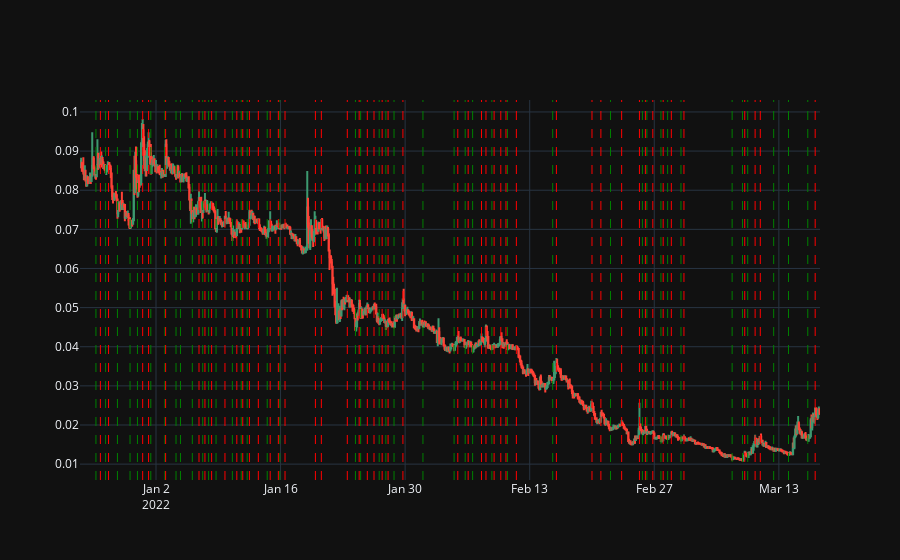

Write notebook code for a chart like this one.
### Code cell
# import plotly.express as px
import plotly.graph_objects as go


fig = go.Figure(data=[go.Candlestick(x=data.index,
                open=data['Open'],
                high=data['High'],
                low=data['Low'],
                close=data['Close'])])

for b in buy:
    fig.add_vline(x=b, line_width=1, line_dash="dash", line_color="green")
for s in sell:
    fig.add_vline(x=s, line_width=1, line_dash="dash", line_color="red")

               
fig.update_layout(template = 'plotly_dark')
fig.layout.xaxis.rangeslider.visible = False


fig.show()

### Figure 1 — Plotly figure (JSON) as saved in the notebook; plotly's stock layout.template omitted (floating-point values rounded to 4 significant figures; data arrays with more than 128 entries replaced by an {"elided": "..."} marker saying what was removed)
{"data": [{"close": {"elided": "998 float values"}, "high": {"elided": "998 float values"}, "low": {"elided": "998 float values"}, "open": {"elided": "998 float values"}, "type": "candlestick", "x": {"elided": "998 str values"}}], "layout": {"shapes": [{"line": {"color": "green", "dash": "dash", "width": 1}, "type": "line", "x0": "2021-12-26 06:00:00", "x1": "2021-12-26 06:00:00", "xref": "x", "y0": 0, "y1": 1, "yref": "y domain"}, {"line": {"color": "green", "dash": "dash", "width": 1}, "type": "line", "x0": "2021-12-27 08:00:00", "x1": "2021-12-27 08:00:00", "xref": "x", "y0": 0, "y1": 1, "yref": "y domain"}, {"line": {"color": "green", "dash": "dash", "width": 1}, "type": "line", "x0": "2021-12-28 16:00:00", "x1": "2021-12-28 16:00:00", "xref": "x", "y0": 0, "y1": 1, "yref": "y domain"}, {"line": {"color": "green", "dash": "dash", "width": 1}, "type": "line", "x0": "2021-12-30 02:00:00", "x1": "2021-12-30 02:00:00", "xref": "x", "y0": 0, "y1": 1, "yref": "y domain"}, {"line": {"color": "green", "dash": "dash", "width": 1}, "type": "line", "x0": "2021-12-30 22:00:00", "x1": "2021-12-30 22:00:00", "xref": "x", "y0": 0, "y1": 1, "yref": "y domain"}, {"line": {"color": "green", "dash": "dash", "width": 1}, "type": "line", "x0": "2022-01-01 10:00:00", "x1": "2022-01-01 10:00:00", "xref": "x", "y0": 0, "y1": 1, "yref": "y domain"}, {"line": {"color": "green", "dash": "dash", "width": 1}, "type": "line", "x0": "2022-01-03 00:00:00", "x1": "2022-01-03 00:00:00", "xref": "x", "y0": 0, "y1": 1, "yref": "y domain"}, {"line": {"color": "green", "dash": "dash", "width": 1}, "type": "line", "x0": "2022-01-04 06:00:00", "x1": "2022-01-04 06:00:00", "xref": "x", "y0": 0, "y1": 1, "yref": "y domain"}, {"line": {"color": "green", "dash": "dash", "width": 1}, "type": "line", "x0": "2022-01-04 18:00:00", "x1": "2022-01-04 18:00:00", "xref": "x", "y0": 0, "y1": 1, "yref": "y domain"}, {"line": {"color": "green", "dash": "dash", "width": 1}, "type": "line", "x0": "2022-01-06 02:00:00", "x1": "2022-01-06 02:00:00", "xref": "x", "y0": 0, "y1": 1, "yref": "y domain"}, {"line": {"color": "green", "dash": "dash", "width": 1}, "type": "line", "x0": "2022-01-07 06:00:00", "x1": "2022-01-07 06:00:00", "xref": "x", "y0": 0, "y1": 1, "yref": "y domain"}, {"line": {"color": "green", "dash": "dash", "width": 1}, "type": "line", "x0": "2022-01-07 22:00:00", "x1": "2022-01-07 22:00:00", "xref": "x", "y0": 0, "y1": 1, "yref": "y domain"}, {"line": {"color": "green", "dash": "dash", "width": 1}, "type": "line", "x0": "2022-01-08 18:00:00", "x1": "2022-01-08 18:00:00", "xref": "x", "y0": 0, "y1": 1, "yref": "y domain"}, {"line": {"color": "green", "dash": "dash", "width": 1}, "type": "line", "x0": "2022-01-10 14:00:00", "x1": "2022-01-10 14:00:00", "xref": "x", "y0": 0, "y1": 1, "yref": "y domain"}, {"line": {"color": "green", "dash": "dash", "width": 1}, "type": "line", "x0": "2022-01-11 14:00:00", "x1": "2022-01-11 14:00:00", "xref": "x", "y0": 0, "y1": 1, "yref": "y domain"}, {"line": {"color": "green", "dash": "dash", "width": 1}, "type": "line", "x0": "2022-01-12 06:00:00", "x1": "2022-01-12 06:00:00", "xref": "x", "y0": 0, "y1": 1, "yref": "y domain"}, {"line": {"color": "green", "dash": "dash", "width": 1}, "type": "line", "x0": "2022-01-14 12:00:00", "x1": "2022-01-14 12:00:00", "xref": "x", "y0": 0, "y1": 1, "yref": "y domain"}, {"line": {"color": "green", "dash": "dash", "width": 1}, "type": "line", "x0": "2022-01-15 22:00:00", "x1": "2022-01-15 22:00:00", "xref": "x", "y0": 0, "y1": 1, "yref": "y domain"}, {"line": {"color": "green", "dash": "dash", "width": 1}, "type": "line", "x0": "2022-01-24 10:00:00", "x1": "2022-01-24 10:00:00", "xref": "x", "y0": 0, "y1": 1, "yref": "y domain"}, {"line": {"color": "green", "dash": "dash", "width": 1}, "type": "line", "x0": "2022-01-25 00:00:00", "x1": "2022-01-25 00:00:00", "xref": "x", "y0": 0, "y1": 1, "yref": "y domain"}, {"line": {"color": "green", "dash": "dash", "width": 1}, "type": "line", "x0": "2022-01-27 02:00:00", "x1": "2022-01-27 02:00:00", "xref": "x", "y0": 0, "y1": 1, "yref": "y domain"}, {"line": {"color": "green", "dash": "dash", "width": 1}, "type": "line", "x0": "2022-01-27 20:00:00", "x1": "2022-01-27 20:00:00", "xref": "x", "y0": 0, "y1": 1, "yref": "y domain"}, {"line": {"color": "green", "dash": "dash", "width": 1}, "type": "line", "x0": "2022-01-28 18:00:00", "x1": "2022-01-28 18:00:00", "xref": "x", "y0": 0, "y1": 1, "yref": "y domain"}, {"line": {"color": "green", "dash": "dash", "width": 1}, "type": "line", "x0": "2022-02-01 00:00:00", "x1": "2022-02-01 00:00:00", "xref": "x", "y0": 0, "y1": 1, "yref": "y domain"}, {"line": {"color": "green", "dash": "dash", "width": 1}, "type": "line", "x0": "2022-02-04 12:00:00", "x1": "2022-02-04 12:00:00", "xref": "x", "y0": 0, "y1": 1, "yref": "y domain"}, {"line": {"color": "green", "dash": "dash", "width": 1}, "type": "line", "x0": "2022-02-05 18:00:00", "x1": "2022-02-05 18:00:00", "xref": "x", "y0": 0, "y1": 1, "yref": "y domain"}, {"line": {"color": "green", "dash": "dash", "width": 1}, "type": "line", "x0": "2022-02-06 14:00:00", "x1": "2022-02-06 14:00:00", "xref": "x", "y0": 0, "y1": 1, "yref": "y domain"}, {"line": {"color": "green", "dash": "dash", "width": 1}, "type": "line", "x0": "2022-02-08 18:00:00", "x1": "2022-02-08 18:00:00", "xref": "x", "y0": 0, "y1": 1, "yref": "y domain"}, {"line": {"color": "green", "dash": "dash", "width": 1}, "type": "line", "x0": "2022-02-10 12:00:00", "x1": "2022-02-10 12:00:00", "xref": "x", "y0": 0, "y1": 1, "yref": "y domain"}, {"line": {"color": "green", "dash": "dash", "width": 1}, "type": "line", "x0": "2022-02-15 14:00:00", "x1": "2022-02-15 14:00:00", "xref": "x", "y0": 0, "y1": 1, "yref": "y domain"}, {"line": {"color": "green", "dash": "dash", "width": 1}, "type": "line", "x0": "2022-02-22 02:00:00", "x1": "2022-02-22 02:00:00", "xref": "x", "y0": 0, "y1": 1, "yref": "y domain"}, {"line": {"color": "green", "dash": "dash", "width": 1}, "type": "line", "x0": "2022-02-25 16:00:00", "x1": "2022-02-25 16:00:00", "xref": "x", "y0": 0, "y1": 1, "yref": "y domain"}, {"line": {"color": "green", "dash": "dash", "width": 1}, "type": "line", "x0": "2022-02-26 04:00:00", "x1": "2022-02-26 04:00:00", "xref": "x", "y0": 0, "y1": 1, "yref": "y domain"}, {"line": {"color": "green", "dash": "dash", "width": 1}, "type": "line", "x0": "2022-02-27 18:00:00", "x1": "2022-02-27 18:00:00", "xref": "x", "y0": 0, "y1": 1, "yref": "y domain"}, {"line": {"color": "green", "dash": "dash", "width": 1}, "type": "line", "x0": "2022-02-28 12:00:00", "x1": "2022-02-28 12:00:00", "xref": "x", "y0": 0, "y1": 1, "yref": "y domain"}, {"line": {"color": "green", "dash": "dash", "width": 1}, "type": "line", "x0": "2022-03-02 00:00:00", "x1": "2022-03-02 00:00:00", "xref": "x", "y0": 0, "y1": 1, "yref": "y domain"}, {"line": {"color": "green", "dash": "dash", "width": 1}, "type": "line", "x0": "2022-03-07 18:00:00", "x1": "2022-03-07 18:00:00", "xref": "x", "y0": 0, "y1": 1, "yref": "y domain"}, {"line": {"color": "green", "dash": "dash", "width": 1}, "type": "line", "x0": "2022-03-08 22:00:00", "x1": "2022-03-08 22:00:00", "xref": "x", "y0": 0, "y1": 1, "yref": "y domain"}, {"line": {"color": "green", "dash": "dash", "width": 1}, "type": "line", "x0": "2022-03-09 12:00:00", "x1": "2022-03-09 12:00:00", "xref": "x", "y0": 0, "y1": 1, "yref": "y domain"}, {"line": {"color": "green", "dash": "dash", "width": 1}, "type": "line", "x0": "2022-03-12 10:00:00", "x1": "2022-03-12 10:00:00", "xref": "x", "y0": 0, "y1": 1, "yref": "y domain"}, {"line": {"color": "green", "dash": "dash", "width": 1}, "type": "line", "x0": "2022-03-14 02:00:00", "x1": "2022-03-14 02:00:00", "xref": "x", "y0": 0, "y1": 1, "yref": "y domain"}, {"line": {"color": "green", "dash": "dash", "width": 1}, "type": "line", "x0": "2022-03-16 06:00:00", "x1": "2022-03-16 06:00:00", "xref": "x", "y0": 0, "y1": 1, "yref": "y domain"}, {"line": {"color": "red", "dash": "dash", "width": 1}, "type": "line", "x0": "2021-12-26 18:00:00", "x1": "2021-12-26 18:00:00", "xref": "x", "y0": 0, "y1": 1, "yref": "y domain"}, {"line": {"color": "red", "dash": "dash", "width": 1}, "type": "line", "x0": "2021-12-27 16:00:00", "x1": "2021-12-27 16:00:00", "xref": "x", "y0": 0, "y1": 1, "yref": "y domain"}, {"line": {"color": "red", "dash": "dash", "width": 1}, "type": "line", "x0": "2021-12-31 12:00:00", "x1": "2021-12-31 12:00:00", "xref": "x", "y0": 0, "y1": 1, "yref": "y domain"}, {"line": {"color": "red", "dash": "dash", "width": 1}, "type": "line", "x0": "2022-01-01 04:00:00", "x1": "2022-01-01 04:00:00", "xref": "x", "y0": 0, "y1": 1, "yref": "y domain"}, {"line": {"color": "red", "dash": "dash", "width": 1}, "type": "line", "x0": "2022-01-03 02:00:00", "x1": "2022-01-03 02:00:00", "xref": "x", "y0": 0, "y1": 1, "yref": "y domain"}, {"line": {"color": "red", "dash": "dash", "width": 1}, "type": "line", "x0": "2022-01-06 20:00:00", "x1": "2022-01-06 20:00:00", "xref": "x", "y0": 0, "y1": 1, "yref": "y domain"}, {"line": {"color": "red", "dash": "dash", "width": 1}, "type": "line", "x0": "2022-01-07 12:00:00", "x1": "2022-01-07 12:00:00", "xref": "x", "y0": 0, "y1": 1, "yref": "y domain"}, {"line": {"color": "red", "dash": "dash", "width": 1}, "type": "line", "x0": "2022-01-08 06:00:00", "x1": "2022-01-08 06:00:00", "xref": "x", "y0": 0, "y1": 1, "yref": "y domain"}, {"line": {"color": "red", "dash": "dash", "width": 1}, "type": "line", "x0": "2022-01-09 18:00:00", "x1": "2022-01-09 18:00:00", "xref": "x", "y0": 0, "y1": 1, "yref": "y domain"}, {"line": {"color": "red", "dash": "dash", "width": 1}, "type": "line", "x0": "2022-01-11 02:00:00", "x1": "2022-01-11 02:00:00", "xref": "x", "y0": 0, "y1": 1, "yref": "y domain"}, {"line": {"color": "red", "dash": "dash", "width": 1}, "type": "line", "x0": "2022-01-11 18:00:00", "x1": "2022-01-11 18:00:00", "xref": "x", "y0": 0, "y1": 1, "yref": "y domain"}, {"line": {"color": "red", "dash": "dash", "width": 1}, "type": "line", "x0": "2022-01-12 12:00:00", "x1": "2022-01-12 12:00:00", "xref": "x", "y0": 0, "y1": 1, "yref": "y domain"}, {"line": {"color": "red", "dash": "dash", "width": 1}, "type": "line", "x0": "2022-01-13 12:00:00", "x1": "2022-01-13 12:00:00", "xref": "x", "y0": 0, "y1": 1, "yref": "y domain"}, {"line": {"color": "red", "dash": "dash", "width": 1}, "type": "line", "x0": "2022-01-14 20:00:00", "x1": "2022-01-14 20:00:00", "xref": "x", "y0": 0, "y1": 1, "yref": "y domain"}, {"line": {"color": "red", "dash": "dash", "width": 1}, "type": "line", "x0": "2022-01-15 18:00:00", "x1": "2022-01-15 18:00:00", "xref": "x", "y0": 0, "y1": 1, "yref": "y domain"}, {"line": {"color": "red", "dash": "dash", "width": 1}, "type": "line", "x0": "2022-01-16 12:00:00", "x1": "2022-01-16 12:00:00", "xref": "x", "y0": 0, "y1": 1, "yref": "y domain"}, {"line": {"color": "red", "dash": "dash", "width": 1}, "type": "line", "x0": "2022-01-19 22:00:00", "x1": "2022-01-19 22:00:00", "xref": "x", "y0": 0, "y1": 1, "yref": "y domain"}, {"line": {"color": "red", "dash": "dash", "width": 1}, "type": "line", "x0": "2022-01-20 14:00:00", "x1": "2022-01-20 14:00:00", "xref": "x", "y0": 0, "y1": 1, "yref": "y domain"}, {"line": {"color": "red", "dash": "dash", "width": 1}, "type": "line", "x0": "2022-01-23 12:00:00", "x1": "2022-01-23 12:00:00", "xref": "x", "y0": 0, "y1": 1, "yref": "y domain"}, {"line": {"color": "red", "dash": "dash", "width": 1}, "type": "line", "x0": "2022-01-24 20:00:00", "x1": "2022-01-24 20:00:00", "xref": "x", "y0": 0, "y1": 1, "yref": "y domain"}, {"line": {"color": "red", "dash": "dash", "width": 1}, "type": "line", "x0": "2022-01-25 18:00:00", "x1": "2022-01-25 18:00:00", "xref": "x", "y0": 0, "y1": 1, "yref": "y domain"}, {"line": {"color": "red", "dash": "dash", "width": 1}, "type": "line", "x0": "2022-01-26 12:00:00", "x1": "2022-01-26 12:00:00", "xref": "x", "y0": 0, "y1": 1, "yref": "y domain"}, {"line": {"color": "red", "dash": "dash", "width": 1}, "type": "line", "x0": "2022-01-27 10:00:00", "x1": "2022-01-27 10:00:00", "xref": "x", "y0": 0, "y1": 1, "yref": "y domain"}, {"line": {"color": "red", "dash": "dash", "width": 1}, "type": "line", "x0": "2022-01-28 02:00:00", "x1": "2022-01-28 02:00:00", "xref": "x", "y0": 0, "y1": 1, "yref": "y domain"}, {"line": {"color": "red", "dash": "dash", "width": 1}, "type": "line", "x0": "2022-01-29 18:00:00", "x1": "2022-01-29 18:00:00", "xref": "x", "y0": 0, "y1": 1, "yref": "y domain"}, {"line": {"color": "red", "dash": "dash", "width": 1}, "type": "line", "x0": "2022-02-04 22:00:00", "x1": "2022-02-04 22:00:00", "xref": "x", "y0": 0, "y1": 1, "yref": "y domain"}, {"line": {"color": "red", "dash": "dash", "width": 1}, "type": "line", "x0": "2022-02-06 02:00:00", "x1": "2022-02-06 02:00:00", "xref": "x", "y0": 0, "y1": 1, "yref": "y domain"}, {"line": {"color": "red", "dash": "dash", "width": 1}, "type": "line", "x0": "2022-02-07 14:00:00", "x1": "2022-02-07 14:00:00", "xref": "x", "y0": 0, "y1": 1, "yref": "y domain"}, {"line": {"color": "red", "dash": "dash", "width": 1}, "type": "line", "x0": "2022-02-08 02:00:00", "x1": "2022-02-08 02:00:00", "xref": "x", "y0": 0, "y1": 1, "yref": "y domain"}, {"line": {"color": "red", "dash": "dash", "width": 1}, "type": "line", "x0": "2022-02-09 00:00:00", "x1": "2022-02-09 00:00:00", "xref": "x", "y0": 0, "y1": 1, "yref": "y domain"}, {"line": {"color": "red", "dash": "dash", "width": 1}, "type": "line", "x0": "2022-02-09 18:00:00", "x1": "2022-02-09 18:00:00", "xref": "x", "y0": 0, "y1": 1, "yref": "y domain"}, {"line": {"color": "red", "dash": "dash", "width": 1}, "type": "line", "x0": "2022-02-10 08:00:00", "x1": "2022-02-10 08:00:00", "xref": "x", "y0": 0, "y1": 1, "yref": "y domain"}, {"line": {"color": "red", "dash": "dash", "width": 1}, "type": "line", "x0": "2022-02-11 12:00:00", "x1": "2022-02-11 12:00:00", "xref": "x", "y0": 0, "y1": 1, "yref": "y domain"}, {"line": {"color": "red", "dash": "dash", "width": 1}, "type": "line", "x0": "2022-02-16 00:00:00", "x1": "2022-02-16 00:00:00", "xref": "x", "y0": 0, "y1": 1, "yref": "y domain"}, {"line": {"color": "red", "dash": "dash", "width": 1}, "type": "line", "x0": "2022-02-20 00:00:00", "x1": "2022-02-20 00:00:00", "xref": "x", "y0": 0, "y1": 1, "yref": "y domain"}, {"line": {"color": "red", "dash": "dash", "width": 1}, "type": "line", "x0": "2022-02-21 00:00:00", "x1": "2022-02-21 00:00:00", "xref": "x", "y0": 0, "y1": 1, "yref": "y domain"}, {"line": {"color": "red", "dash": "dash", "width": 1}, "type": "line", "x0": "2022-02-23 08:00:00", "x1": "2022-02-23 08:00:00", "xref": "x", "y0": 0, "y1": 1, "yref": "y domain"}, {"line": {"color": "red", "dash": "dash", "width": 1}, "type": "line", "x0": "2022-02-25 08:00:00", "x1": "2022-02-25 08:00:00", "xref": "x", "y0": 0, "y1": 1, "yref": "y domain"}, {"line": {"color": "red", "dash": "dash", "width": 1}, "type": "line", "x0": "2022-02-26 00:00:00", "x1": "2022-02-26 00:00:00", "xref": "x", "y0": 0, "y1": 1, "yref": "y domain"}, {"line": {"color": "red", "dash": "dash", "width": 1}, "type": "line", "x0": "2022-02-26 20:00:00", "x1": "2022-02-26 20:00:00", "xref": "x", "y0": 0, "y1": 1, "yref": "y domain"}, {"line": {"color": "red", "dash": "dash", "width": 1}, "type": "line", "x0": "2022-02-28 00:00:00", "x1": "2022-02-28 00:00:00", "xref": "x", "y0": 0, "y1": 1, "yref": "y domain"}, {"line": {"color": "red", "dash": "dash", "width": 1}, "type": "line", "x0": "2022-02-28 22:00:00", "x1": "2022-02-28 22:00:00", "xref": "x", "y0": 0, "y1": 1, "yref": "y domain"}, {"line": {"color": "red", "dash": "dash", "width": 1}, "type": "line", "x0": "2022-03-02 08:00:00", "x1": "2022-03-02 08:00:00", "xref": "x", "y0": 0, "y1": 1, "yref": "y domain"}, {"line": {"color": "red", "dash": "dash", "width": 1}, "type": "line", "x0": "2022-03-09 04:00:00", "x1": "2022-03-09 04:00:00", "xref": "x", "y0": 0, "y1": 1, "yref": "y domain"}, {"line": {"color": "red", "dash": "dash", "width": 1}, "type": "line", "x0": "2022-03-10 08:00:00", "x1": "2022-03-10 08:00:00", "xref": "x", "y0": 0, "y1": 1, "yref": "y domain"}, {"line": {"color": "red", "dash": "dash", "width": 1}, "type": "line", "x0": "2022-03-10 22:00:00", "x1": "2022-03-10 22:00:00", "xref": "x", "y0": 0, "y1": 1, "yref": "y domain"}, {"line": {"color": "red", "dash": "dash", "width": 1}, "type": "line", "x0": "2022-03-17 02:00:00", "x1": "2022-03-17 02:00:00", "xref": "x", "y0": 0, "y1": 1, "yref": "y domain"}], "xaxis": {"rangeslider": {"visible": false}}}}
